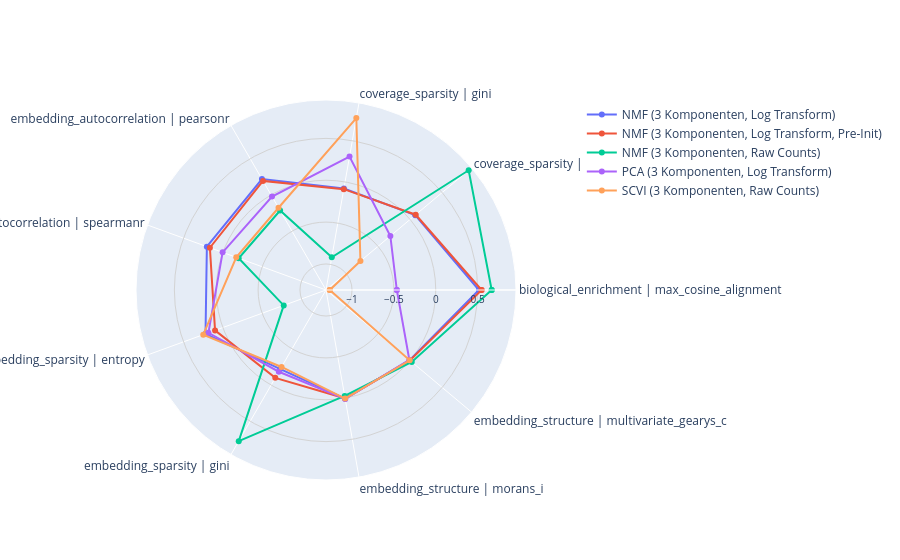
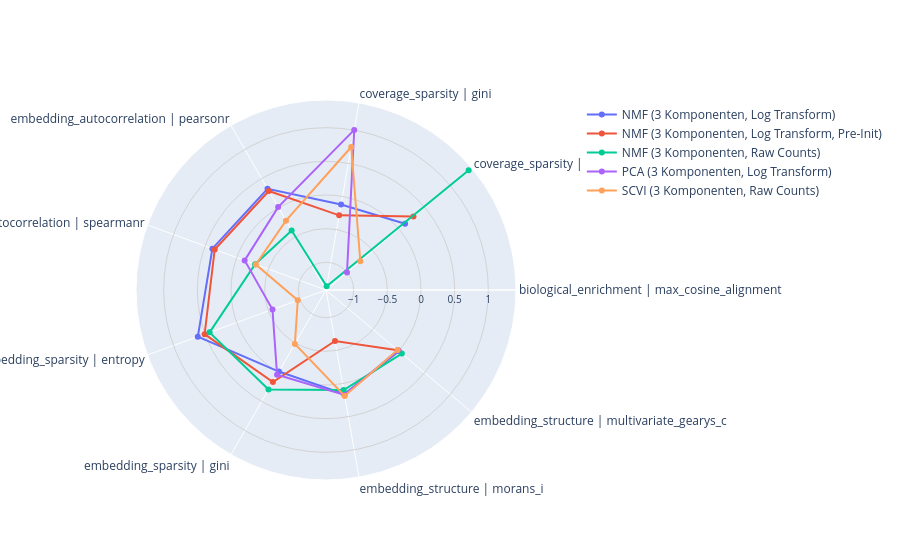
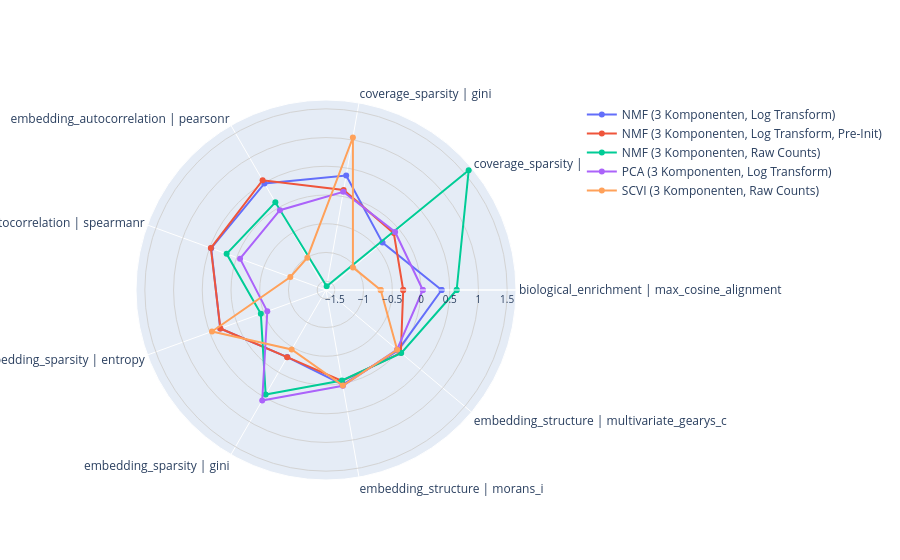

These figures' notebook cell, in order:
### Code cell
for (dataset_name,), sub_df in results_df.query("model_scope == 'celltype' and dataset_split == 'query'").groupby(["dataset_name"]):
    print(dataset_name)
    fig = radar_plot_multi(sub_df, x="metric function", y="z_score_transformed", hue="model_name")
    fig.show()

### Figure 1 — Plotly figure (JSON) as saved in the notebook; plotly's stock layout.template omitted (floating-point values rounded to 4 significant figures)
{"data": [{"fill": "toself", "fillcolor": "rgba(0,0,0,0)", "mode": "lines+markers", "name": "NMF (3 Komponenten, Log Transform)", "r": [0.5159, 0.08004, -0.08004, 0.2193, 0.2034, 0.2205, -0.2205, 0.006967, -0.006967, 0.5159], "theta": ["biological_enrichment | max_cosine_alignment", "coverage_sparsity | entropy", "coverage_sparsity | gini", "embedding_autocorrelation | pearsonr", "embedding_autocorrelation | spearmanr", "embedding_sparsity | entropy", "embedding_sparsity | gini", "embedding_structure | morans_i", "embedding_structure | multivariate_gearys_c", "biological_enrichment | max_cosine_alignment"], "type": "scatterpolar"}, {"fill": "toself", "fillcolor": "rgba(0,0,0,0)", "mode": "lines+markers", "name": "NMF (3 Komponenten, Log Transform, Pre-Init)", "r": [0.5475, 0.08789, -0.08789, 0.1936, 0.1649, 0.09927, -0.09927, 0.002634, -0.002634, 0.5475], "theta": ["biological_enrichment | max_cosine_alignment", "coverage_sparsity | entropy", "coverage_sparsity | gini", "embedding_autocorrelation | pearsonr", "embedding_autocorrelation | spearmanr", "embedding_sparsity | entropy", "embedding_sparsity | gini", "embedding_structure | morans_i", "embedding_structure | multivariate_gearys_c", "biological_enrichment | max_cosine_alignment"], "type": "scatterpolar"}, {"fill": "toself", "fillcolor": "rgba(0,0,0,0)", "mode": "lines+markers", "name": "NMF (3 Komponenten, Raw Counts)", "r": [0.6681, 0.9137, -0.9137, -0.2145, -0.2012, -0.7736, 0.7736, -0.02619, 0.02619, 0.6681], "theta": ["biological_enrichment | max_cosine_alignment", "coverage_sparsity | entropy", "coverage_sparsity | gini", "embedding_autocorrelation | pearsonr", "embedding_autocorrelation | spearmanr", "embedding_sparsity | entropy", "embedding_sparsity | gini", "embedding_structure | morans_i", "embedding_structure | multivariate_gearys_c", "biological_enrichment | max_cosine_alignment"], "type": "scatterpolar"}, {"fill": "toself", "fillcolor": "rgba(0,0,0,0)", "mode": "lines+markers", "name": "PCA (3 Komponenten, Log Transform)", "r": [-0.4652, -0.3076, 0.3076, -0.02165, 0.003093, 0.1837, -0.1837, 0.01077, -0.01077, -0.4652], "theta": ["biological_enrichment | max_cosine_alignment", "coverage_sparsity | entropy", "coverage_sparsity | gini", "embedding_autocorrelation | pearsonr", "embedding_autocorrelation | spearmanr", "embedding_sparsity | entropy", "embedding_sparsity | gini", "embedding_structure | morans_i", "embedding_structure | multivariate_gearys_c", "biological_enrichment | max_cosine_alignment"], "type": "scatterpolar"}, {"fill": "toself", "fillcolor": "rgba(0,0,0,0)", "mode": "lines+markers", "name": "SCVI (3 Komponenten, Raw Counts)", "r": [-1.266, -0.774, 0.774, -0.1768, -0.1702, 0.2494, -0.2494, 0.005817, -0.005817, -1.266], "theta": ["biological_enrichment | max_cosine_alignment", "coverage_sparsity | entropy", "coverage_sparsity | gini", "embedding_autocorrelation | pearsonr", "embedding_autocorrelation | spearmanr", "embedding_sparsity | entropy", "embedding_sparsity | gini", "embedding_structure | morans_i", "embedding_structure | multivariate_gearys_c", "biological_enrichment | max_cosine_alignment"], "type": "scatterpolar"}], "layout": {"polar": {"radialaxis": {"gridcolor": "lightgrey", "tickfont": {"size": 10}, "visible": true}}, "showlegend": true, "title": {}}}

### Figure 2 — Plotly figure (JSON) as saved in the notebook; plotly's stock layout.template omitted (floating-point values rounded to 4 significant figures)
{"data": [{"fill": "toself", "fillcolor": "rgba(0,0,0,0)", "mode": "lines+markers", "name": "NMF (3 Komponenten, Log Transform)", "r": [null, 0.1217, -0.1217, 0.3258, 0.3849, 0.6149, -0.0123, 0.1596, 0.001182, null], "theta": ["biological_enrichment | max_cosine_alignment", "coverage_sparsity | entropy", "coverage_sparsity | gini", "embedding_autocorrelation | pearsonr", "embedding_autocorrelation | spearmanr", "embedding_sparsity | entropy", "embedding_sparsity | gini", "embedding_structure | morans_i", "embedding_structure | multivariate_gearys_c", "biological_enrichment | max_cosine_alignment"], "type": "scatterpolar"}, {"fill": "toself", "fillcolor": "rgba(0,0,0,0)", "mode": "lines+markers", "name": "NMF (3 Komponenten, Log Transform, Pre-Init)", "r": [null, 0.2848, -0.2848, 0.2874, 0.3479, 0.5074, 0.1664, -0.6426, -0.01942, null], "theta": ["biological_enrichment | max_cosine_alignment", "coverage_sparsity | entropy", "coverage_sparsity | gini", "embedding_autocorrelation | pearsonr", "embedding_autocorrelation | spearmanr", "embedding_sparsity | entropy", "embedding_sparsity | gini", "embedding_structure | morans_i", "embedding_structure | multivariate_gearys_c", "biological_enrichment | max_cosine_alignment"], "type": "scatterpolar"}, {"fill": "toself", "fillcolor": "rgba(0,0,0,0)", "mode": "lines+markers", "name": "NMF (3 Komponenten, Raw Counts)", "r": [null, 1.355, -1.355, -0.3904, -0.2909, 0.4289, 0.2968, 0.09863, 0.05878, null], "theta": ["biological_enrichment | max_cosine_alignment", "coverage_sparsity | entropy", "coverage_sparsity | gini", "embedding_autocorrelation | pearsonr", "embedding_autocorrelation | spearmanr", "embedding_sparsity | entropy", "embedding_sparsity | gini", "embedding_structure | morans_i", "embedding_structure | multivariate_gearys_c", "biological_enrichment | max_cosine_alignment"], "type": "scatterpolar"}, {"fill": "toself", "fillcolor": "rgba(0,0,0,0)", "mode": "lines+markers", "name": "PCA (3 Komponenten, Log Transform)", "r": [null, -1.004, 1.004, 0.01058, -0.1255, -0.5653, 0.04276, 0.1716, -0.01761, null], "theta": ["biological_enrichment | max_cosine_alignment", "coverage_sparsity | entropy", "coverage_sparsity | gini", "embedding_autocorrelation | pearsonr", "embedding_autocorrelation | spearmanr", "embedding_sparsity | entropy", "embedding_sparsity | gini", "embedding_structure | morans_i", "embedding_structure | multivariate_gearys_c", "biological_enrichment | max_cosine_alignment"], "type": "scatterpolar"}, {"fill": "toself", "fillcolor": "rgba(0,0,0,0)", "mode": "lines+markers", "name": "SCVI (3 Komponenten, Raw Counts)", "r": [null, -0.7461, 0.7461, -0.2214, -0.302, -0.9648, -0.4867, 0.186, -0.02374, null], "theta": ["biological_enrichment | max_cosine_alignment", "coverage_sparsity | entropy", "coverage_sparsity | gini", "embedding_autocorrelation | pearsonr", "embedding_autocorrelation | spearmanr", "embedding_sparsity | entropy", "embedding_sparsity | gini", "embedding_structure | morans_i", "embedding_structure | multivariate_gearys_c", "biological_enrichment | max_cosine_alignment"], "type": "scatterpolar"}], "layout": {"polar": {"radialaxis": {"gridcolor": "lightgrey", "tickfont": {"size": 10}, "visible": true}}, "showlegend": true, "title": {}}}

### Figure 3 — Plotly figure (JSON) as saved in the notebook; plotly's stock layout.template omitted (floating-point values rounded to 4 significant figures)
{"data": [{"fill": "toself", "fillcolor": "rgba(0,0,0,0)", "mode": "lines+markers", "name": "NMF (3 Komponenten, Log Transform)", "r": [0.3588, -0.3706, 0.3706, 0.4891, 0.4729, 0.3061, -0.3061, 0.01763, -0.01763, 0.3588], "theta": ["biological_enrichment | max_cosine_alignment", "coverage_sparsity | entropy", "coverage_sparsity | gini", "embedding_autocorrelation | pearsonr", "embedding_autocorrelation | spearmanr", "embedding_sparsity | entropy", "embedding_sparsity | gini", "embedding_structure | morans_i", "embedding_structure | multivariate_gearys_c", "biological_enrichment | max_cosine_alignment"], "type": "scatterpolar"}, {"fill": "toself", "fillcolor": "rgba(0,0,0,0)", "mode": "lines+markers", "name": "NMF (3 Komponenten, Log Transform, Pre-Init)", "r": [-0.3097, -0.1133, 0.1133, 0.5529, 0.4792, 0.303, -0.303, -0.0469, 0.0469, -0.3097], "theta": ["biological_enrichment | max_cosine_alignment", "coverage_sparsity | entropy", "coverage_sparsity | gini", "embedding_autocorrelation | pearsonr", "embedding_autocorrelation | spearmanr", "embedding_sparsity | entropy", "embedding_sparsity | gini", "embedding_structure | morans_i", "embedding_structure | multivariate_gearys_c", "biological_enrichment | max_cosine_alignment"], "type": "scatterpolar"}, {"fill": "toself", "fillcolor": "rgba(0,0,0,0)", "mode": "lines+markers", "name": "NMF (3 Komponenten, Raw Counts)", "r": [0.6209, 1.589, -1.589, 0.1095, 0.1872, -0.4468, 0.4468, -0.05446, 0.05446, 0.6209], "theta": ["biological_enrichment | max_cosine_alignment", "coverage_sparsity | entropy", "coverage_sparsity | gini", "embedding_autocorrelation | pearsonr", "embedding_autocorrelation | spearmanr", "embedding_sparsity | entropy", "embedding_sparsity | gini", "embedding_structure | morans_i", "embedding_structure | multivariate_gearys_c", "biological_enrichment | max_cosine_alignment"], "type": "scatterpolar"}, {"fill": "toself", "fillcolor": "rgba(0,0,0,0)", "mode": "lines+markers", "name": "PCA (3 Komponenten, Log Transform)", "r": [0.03138, -0.08291, 0.08291, -0.04917, -0.06152, -0.5664, 0.5664, 0.03925, -0.03925, 0.03138], "theta": ["biological_enrichment | max_cosine_alignment", "coverage_sparsity | entropy", "coverage_sparsity | gini", "embedding_autocorrelation | pearsonr", "embedding_autocorrelation | spearmanr", "embedding_sparsity | entropy", "embedding_sparsity | gini", "embedding_structure | morans_i", "embedding_structure | multivariate_gearys_c", "biological_enrichment | max_cosine_alignment"], "type": "scatterpolar"}, {"fill": "toself", "fillcolor": "rgba(0,0,0,0)", "mode": "lines+markers", "name": "SCVI (3 Komponenten, Raw Counts)", "r": [-0.7014, -1.042, 1.042, -1.005, -0.9933, 0.4576, -0.4576, 0.0362, -0.0362, -0.7014], "theta": ["biological_enrichment | max_cosine_alignment", "coverage_sparsity | entropy", "coverage_sparsity | gini", "embedding_autocorrelation | pearsonr", "embedding_autocorrelation | spearmanr", "embedding_sparsity | entropy", "embedding_sparsity | gini", "embedding_structure | morans_i", "embedding_structure | multivariate_gearys_c", "biological_enrichment | max_cosine_alignment"], "type": "scatterpolar"}], "layout": {"polar": {"radialaxis": {"gridcolor": "lightgrey", "tickfont": {"size": 10}, "visible": true}}, "showlegend": true, "title": {}}}
